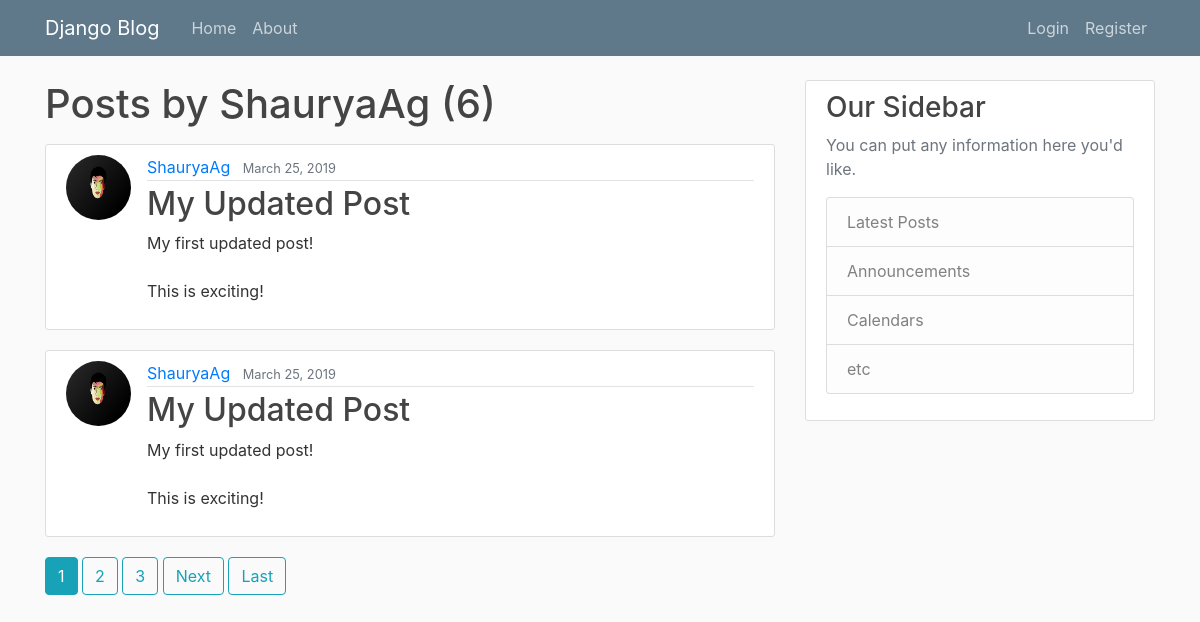
The app's page /user/ShauryaAg with its own data.
### blogapp/models.py (models this page shows, shortened)
class Post(models.Model):
    title = models.CharField(max_length=100)
    content = models.TextField()
    date_posted = models.DateTimeField(default=timezone.now)
    author = models.ForeignKey(User, on_delete=models.CASCADE)

### user/models.py (models this page shows, shortened)
class Profile(models.Model):
    user = models.OneToOneField(User, on_delete=models.CASCADE)
    image = models.ImageField(default='default.jpg', upload_to='profile_pics')

### blogapp/views.py (the view)
# urls.py: path('user/<str:username>', UserPostListView.as_view(), name='user-posts'),
class UserPostListView(ListView):
    model = Post
    template_name = 'blogapp/user_posts.html'
    context_object_name = 'posts'
    ordering = ['-date_posted']
    paginate_by = 2
    def get_queryset(self):
        user = get_object_or_404(User, username=self.kwargs.get('username'))
        return Post.objects.filter(author=user).order_by('-date_posted')

### blogapp/templates/blogapp/user_posts.html (shortened to what this page needs)
{% extends "blogapp/base.html" %}
{% block content %}
    <h1 class="mb-3">Posts by {{ view.kwargs.username }} ({{ page_obj.paginator.count }})</h1>
    {% for post in posts %}
        <article class="media content-section">
            <img class="rounded-circle article-img" src="{{ post.author.profile.image.url }}">
            <div class="media-body">
              <div class="article-metadata">
                <a class="mr-2" href="{% url 'user-posts' post.author.username %}">{{ post.author }}</a>
                <small class="text-muted">{{ post.date_posted|date:"F d, Y" }}</small>
              </div>
              <h2><a class="article-title" href="{% url 'post-detail' post.id %}">{{ post.title }}</a></h2>
              <p class="article-content">{{ post.content }}</p>
            </div>
        </article>
    {% endfor %}
    {% if is_paginated %}
      {% for num in page_obj.paginator.page_range %}
        {% if page_obj.number == num %}
          <a href="?page={{ num }}" class="btn btn-info mb-4">{{ num }}</a>
        {% elif num > page_obj.number|add:'-3' and num < page_obj.number|add:'3' %}
          <a href="?page={{ num }}" class="btn btn-outline-info mb-4">{{ num }}</a>
        {% endif %}
      {% endfor %}
      {% if page_obj.has_next %}
        <a href="?page={{ page_obj.next_page_number }}" class="btn btn-outline-info mb-4">Next</a>
        <a href="?page={{ page_obj.paginator.num_pages }}" class="btn btn-outline-info mb-4">Last</a>
      {% endif %}
    {% endif %}
{% endblock content %}

### blogapp/static/blogapp/main.css (style rules this page uses)
body { background: #fafafa; color: #333333; margin-top: 5rem; }
h1, h2, h3, h4, h5, h6 { color: #444444; }
.content-section { background: #ffffff; padding: 10px 20px; border: 1px solid #dddddd; border-radius: 3px; margin-bottom: 20px; }
.article-title { color: #444444; }
.article-content { white-space: pre-line; }
.article-img { height: 65px; width: 65px; margin-right: 16px; }
.article-metadata { padding-bottom: 1px; margin-bottom: 4px; border-bottom: 1px solid #e3e3e3 }

### records on screen
Post: author.profile.image (picture), author "ShauryaAg", date_posted "March 25, 2019", title "My Updated Post", content "My first updated post! This is exciting!"
Post: author.profile.image (picture), author "ShauryaAg", date_posted "March 25, 2019", title "My Updated Post", content "My first updated post! This is exciting!"

### other values on screen
{{ view.kwargs.username }} "ShauryaAg"
{{ page_obj.paginator.count }} "6"
{{ num }} "1"
{{ num }} "2" "3"
